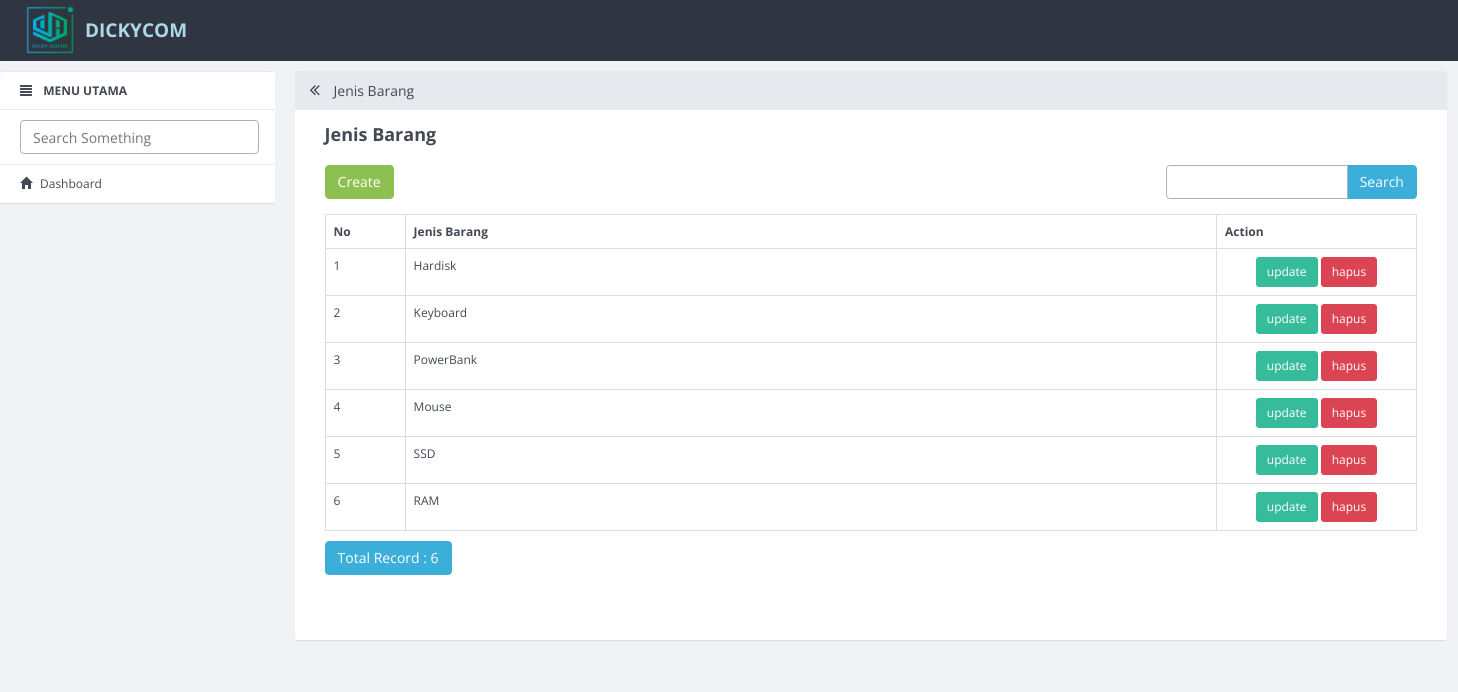
The app's page /index.php/jenis_barang with its own data.
### tables this page shows
CREATE TABLE `jenis_barang` (
  `id_jenis` int(11) NOT NULL,
  `jenis_barang` varchar(50) DEFAULT NULL
);

### application/controllers/Jenis_barang.php (called while the page is built, shortened)
<?php
class Jenis_barang extends CI_Controller
{
    function __construct()
    {
        $this->load->model('Jenis_barang_model');
        $this->load->library('form_validation');
    }
    public function index()
    {
        $q = urldecode($this->input->get('q', TRUE));
        $start = intval($this->input->get('start'));
        if ($q <> '') {
            $config['base_url'] = base_url() . 'jenis_barang/index.html?q=' . urlencode($q);
            $config['first_url'] = base_url() . 'jenis_barang/index.html?q=' . urlencode($q);
        } else {
            $config['base_url'] = base_url() . 'jenis_barang/index.html';
            $config['first_url'] = base_url() . 'jenis_barang/index.html';
        }
        $config['per_page'] = 10;
        $config['page_query_string'] = TRUE;
        $config['total_rows'] = $this->Jenis_barang_model->total_rows($q);
        $jenis_barang = $this->Jenis_barang_model->get_limit_data($config['per_page'], $start, $q);
        $this->load->library('pagination');
        $this->pagination->initialize($config);
        $data = array(
            'jenis_barang_data' => $jenis_barang,
            'q' => $q,
            'pagination' => $this->pagination->create_links(),
            'total_rows' => $config['total_rows'],
            'start' => $start,
            'konten' => 'jenis_barang/jenis_barang_list',
            'judul' => 'Jenis Barang',
        );
        $this->load->view('v_index', $data);
    }
}

### index.php (called while the page is built, shortened)
<?php
require_once BASEPATH.'core/CodeIgniter.php';

### application/config/config.php (called while the page is built, shortened)
<?php
$config['base_url'] = "http://".$_SERVER['HTTP_HOST'];
$config['base_url'] .= preg_replace('@/+$@','',dirname($_SERVER['SCRIPT_NAME'])).'/';
$config['index_page'] = '';
$config['uri_protocol']	= 'REQUEST_URI';
$config['url_suffix'] = '.html';
$config['language']	= 'english';
$config['charset'] = 'UTF-8';
$config['enable_hooks'] = FALSE;
$config['subclass_prefix'] = 'MY_';
$config['composer_autoload'] = FALSE;
$config['permitted_uri_chars'] = 'a-z 0-9~%.:_\-';
$config['enable_query_strings'] = FALSE;
$config['controller_trigger'] = 'c';
$config['function_trigger'] = 'm';
$config['directory_trigger'] = 'd';
$config['allow_get_array'] = TRUE;
$config['log_threshold'] = 0;
$config['log_path'] = '';
$config['log_file_extension'] = '';
$config['log_file_permissions'] = 0644;
$config['log_date_format'] = 'Y-m-d H:i:s';
$config['error_views_path'] = '';
$config['cache_path'] = '';
$config['cache_query_string'] = FALSE;
$config['encryption_key'] = '';
$config['sess_driver'] = 'files';
$config['sess_cookie_name'] = 'ci_session';
$config['sess_expiration'] = 7200;
$config['sess_save_path'] = NULL;
$config['sess_match_ip'] = FALSE;
$config['sess_time_to_update'] = 300;
$config['sess_regenerate_destroy'] = FALSE;
$config['cookie_prefix']	= '';
$config['cookie_domain']	= '';
$config['cookie_path']		= '/';
$config['cookie_secure']	= FALSE;
$config['cookie_httponly'] 	= FALSE;
$config['standardize_newlines'] = FALSE;
$config['global_xss_filtering'] = FALSE;
$config['csrf_protection'] = FALSE;
$config['csrf_token_name'] = 'csrf_test_name';
$config['csrf_cookie_name'] = 'csrf_cookie_name';
$config['csrf_expire'] = 7200;
$config['csrf_regenerate'] = TRUE;
$config['csrf_exclude_uris'] = array();
$config['compress_output'] = FALSE;
$config['time_reference'] = 'local';
$config['rewrite_short_tags'] = FALSE;
$config['proxy_ips'] = '';

### application/models/Jenis_barang_model.php (called while the page is built, shortened)
<?php
class Jenis_barang_model extends CI_Model
{
    public $table = 'jenis_barang';
    public $id = 'id_jenis';
    public $order = 'DESC';
    function total_rows($q = NULL) {
        $this->db->like('id_jenis', $q);
	$this->db->or_like('jenis_barang', $q);
	$this->db->from($this->table);
        return $this->db->count_all_results();
    }
    function get_limit_data($limit, $start = 0, $q = NULL) {
        $this->db->order_by($this->id, $this->order);
        $this->db->like('id_jenis', $q);
	$this->db->or_like('jenis_barang', $q);
	$this->db->limit($limit, $start);
        return $this->db->get($this->table)->result();
    }
}

### application/views/jenis_barang/jenis_barang_list.php (the view, shortened to what this page needs)
<div class="row" style="margin-bottom: 10px">
            <div class="col-md-4">
                <?php echo anchor(site_url('jenis_barang/create'),'Create', 'class="btn btn-success"'); ?>
            </div>
            <div class="col-md-4 text-center">
            </div>
            <div class="col-md-1 text-right">
            </div>
            <div class="col-md-3 text-right">
                <form action="<?php echo site_url('jenis_barang/index'); ?>" class="form-inline" method="get">
                    <div class="input-group">
                        <input type="text" class="form-control" name="q" value="<?php echo $q; ?>">
                        <span class="input-group-btn">
                          <button class="btn btn-primary" type="submit">Search</button>
                        </span>
                    </div>
                </form>
            </div>
        </div>
        <table class="table table-bordered" style="margin-bottom: 10px">
            <tr>
                <th>No</th>
        <th>Jenis Barang</th>
        <th>Action</th>
            </tr><?php
            foreach ($jenis_barang_data as $jenis_barang)
            {
                ?>
                <tr>
            <td width="80px"><?php echo ++$start ?></td>
            <td><?php echo $jenis_barang->jenis_barang ?></td>
            <td style="text-align:center" width="200px">
                <a href="jenis_barang/update/<?php echo $jenis_barang->id_jenis ?>" class="btn btn-info btn-sm">update</a>
				<a href="jenis_barang/delete/<?php echo $jenis_barang->id_jenis ?>" class="btn btn-danger btn-sm" onclick="javasciprt: return confirm('Are You Sure ?')">hapus</a>
            </td>
        </tr>
                <?php
            }
            ?>
        </table>
        <div class="row">
            <div class="col-md-6">
                <a href="#" class="btn btn-primary">Total Record : <?php echo $total_rows ?></a>
        </div>
            <div class="col-md-6 text-right">
            </div>
        </div>

### records on screen
jenis_barang: jenis_barang "Hardisk"
jenis_barang: jenis_barang "Keyboard"
jenis_barang: jenis_barang "PowerBank"
jenis_barang: jenis_barang "Mouse"
jenis_barang: jenis_barang "SSD"
jenis_barang: jenis_barang "RAM"

### other values on screen
$judul "Jenis Barang"
$total_rows "6"
